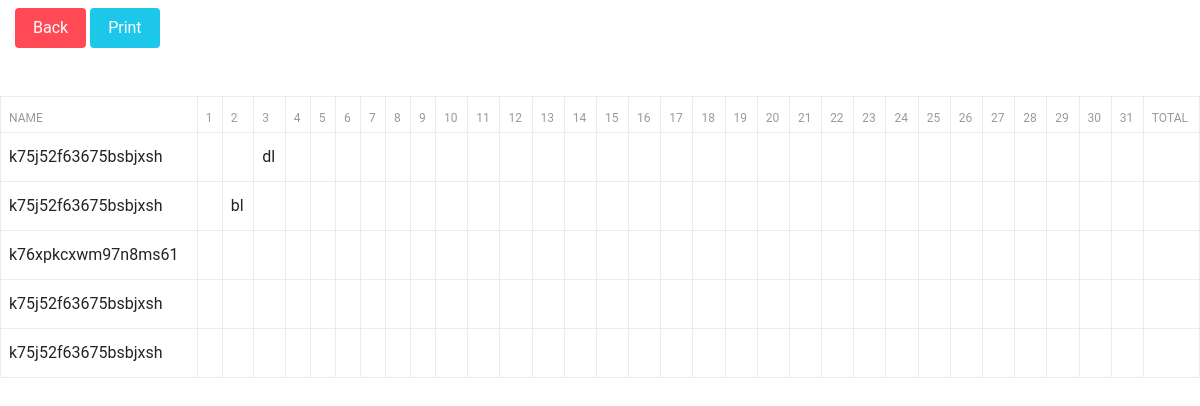
The app's page /report.php with its own data.
### tables this page shows
CREATE TABLE `patientsubsistence` (
  `id` int(12) NOT NULL,
  `pId` varchar(255) NOT NULL,
  `month` varchar(12) DEFAULT NULL,
  `year` varchar(12) DEFAULT NULL,
  `date` date NOT NULL,
  `breakfast` varchar(225) NOT NULL,
  `lunch` varchar(225) NOT NULL,
  `dinner` varchar(225) NOT NULL,
  `day01` varchar(255) DEFAULT NULL,
  `day02` varchar(255) DEFAULT NULL,
  `day03` varchar(255) DEFAULT NULL,
  `day04` varchar(255) DEFAULT NULL,
  `day05` varchar(255) DEFAULT NULL,
  `day06` varchar(255) DEFAULT NULL,
  `day07` varchar(255) DEFAULT NULL,
  `day08` varchar(255) DEFAULT NULL,
  `day09` varchar(255) DEFAULT NULL,
  `day10` varchar(255) DEFAULT NULL,
  `day11` varchar(255) DEFAULT NULL,
  `day12` varchar(255) DEFAULT NULL,
  `day13` varchar(255) DEFAULT NULL,
  `day14` varchar(255) DEFAULT NULL,
  `day15` varchar(255) DEFAULT NULL,
  `day16` varchar(255) DEFAULT NULL,
  `day17` varchar(255) DEFAULT NULL,
  `day18` varchar(255) DEFAULT NULL,
  `day19` varchar(255) DEFAULT NULL,
  `day20` varchar(255) DEFAULT NULL,
  `day21` varchar(255) DEFAULT NULL,
  `day22` varchar(255) DEFAULT NULL,
  `day23` varchar(255) DEFAULT NULL,
  `day24` varchar(255) DEFAULT NULL,
  `day25` varchar(255) DEFAULT NULL,
  `day26` varchar(255) DEFAULT NULL,
  `day27` varchar(255) DEFAULT NULL,
  `day28` varchar(255) DEFAULT NULL,
  `day29` varchar(255) DEFAULT NULL,
  `day30` varchar(255) DEFAULT NULL,
  `day31` varchar(255) DEFAULT NULL
);

### report.php (the view, shortened to what this page needs)
<?php include('server.php'); ?>
<!DOCTYPE html>
<html lang="en">
<head>
    <link rel="stylesheet" href="https://maxcdn.bootstrapcdn.com/font-awesome/latest/css/font-awesome.min.css" />
    <link href="./assets/css/bootstrap.min.css" rel="stylesheet" />
    <link href="./assets/css/light-bootstrap-dashboard.css?v=2.0.0 " rel="stylesheet" />
    <link href="./assets/css/demo.css" rel="stylesheet" />
</head>
<body>
    <div class="wrapper">
        <div class="content">
            <div class="container-fluid">
                <div class="row">
                    <div class="col-md-12">
                        <a href="searchList.php?uId=<?php echo $_GET['pId'] ?>" type="submit" name="generateReportBtn" class="btn btn-danger btn-fill mt-2">Back</a>
                        <button type="submit" name="generateReportBtn" data-toggle="modal" data-target="#generateReportsModal" class="btn btn-info btn-fill mt-2">Print</button>
                    </div>
                </div>
                <div class="row mt-5">
                    <table class="table table-bordered">
                        <thead>
                            <tr>
                                <th scope="col">NAME</th>
                                <th scope="col">1</th>
                                <th scope="col">2</th>
                                <th scope="col">3</th>
                                <th scope="col">4</th>
                                <th scope="col">5</th>
                                <th scope="col">6</th>
                                <th scope="col">7</th>
                                <th scope="col">8</th>
                                <th scope="col">9</th>
                                <th scope="col">10</th>
                                <th scope="col">11</th>
                                <th scope="col">12</th>
                                <th scope="col">13</th>
                                <th scope="col">14</th>
                                <th scope="col">15</th>
                                <th scope="col">16</th>
                                <th scope="col">17</th>
                                <th scope="col">18</th>
                                <th scope="col">19</th>
                                <th scope="col">20</th>
                                <th scope="col">21</th>
                                <th scope="col">22</th>
                                <th scope="col">23</th>
                                <th scope="col">24</th>
                                <th scope="col">25</th>
                                <th scope="col">26</th>
                                <th scope="col">27</th>
                                <th scope="col">28</th>
                                <th scope="col">29</th>
                                <th scope="col">30</th>
                                <th scope="col">31</th>
                                <th scope="col">TOTAL</th>
                            </tr>
                        </thead>
                        <tbody>
                            <?php
                            $sqlName = "SELECT * FROM patientsubsistence";
                            $resultName = mysqli_query($conn, $sqlName);
                            if (mysqli_num_rows($resultName) > 0) {
                                while ($rowName = mysqli_fetch_assoc($resultName)) {
                                    $pId = $rowName['pId'];
                                    $day1 = $rowName['day01'];
                                    $day28 = $rowName['day28'];
                                    $day29 = $rowName['day29'];
                                    echo '
                                    <tr>
                                        <td>' . $pId . '</td>
                                        <td>' . $day1 . '</td>
                                        <td>' . $day28 . '</td>
                                        <td>' . $day29 . '</td>
                                        <td></td>
                                        <td></td>
                                        <td></td>
                                        <td></td>
                                        <td></td>
                                        <td></td>
                                        <td></td>
                                        <td></td>
                                        <td></td>
                                        <td></td>
                                        <td></td>
                                        <td></td>
                                        <td></td>
                                        <td></td>
                                        <td></td>
                                        <td></td>
                                        <td></td>
                                        <td></td>
                                        <td></td>
                                        <td></td>
                                        <td></td>
                                        <td></td>
                                        <td></td>
                                        <td></td>
                                        <td></td>
                                        <td></td>
                                        <td></td>
                                        <td></td>
                                        <td></td>
                                    </tr>
                                    ';
                                }
                            }
                            ?>
                        </tbody>
                    </table>
                </div>
            </div>
        </div>
    </div>
</body>
</html>

### records on screen
patientsubsistence: pId "k75j52f63675bsbjxsh", day29 "dl"
patientsubsistence: pId "k75j52f63675bsbjxsh", day28 "bl"
patientsubsistence: pId "k76xpkcxwm97n8ms61"
patientsubsistence: pId "k75j52f63675bsbjxsh"
patientsubsistence: pId "k75j52f63675bsbjxsh"
